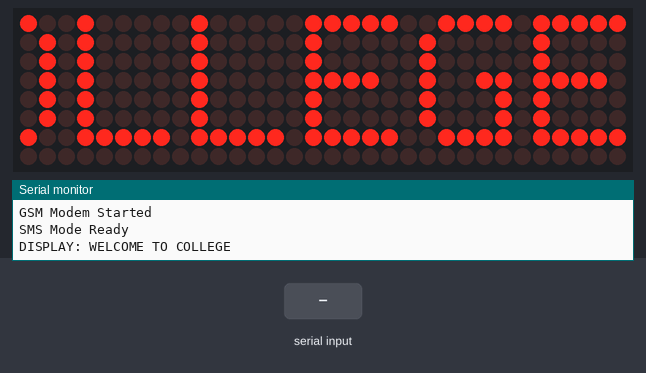
A sketch run on a simulated Arduino Uno, built with avr-gcc and run on an emulated ATmega328P. Shown: 32×8 LED matrix, the last lines printed to the serial monitor. The test bench sets the inputs (shaded band). The local clock reads 2024-03-15 10:24:30 at power-on unless the sketch sets it; the modem accepts every AT command (registered, SIM ready, sends succeed) and sends nothing else.

Above: at 9.7 s.
At 17.9 s:
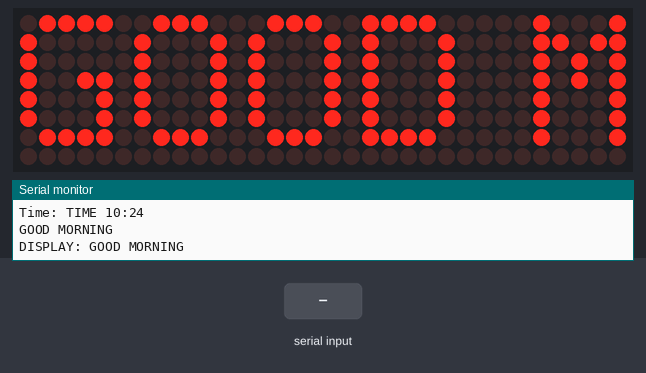
18.0 s: "+CMT:\n" received over Serial
At 23.36 s:
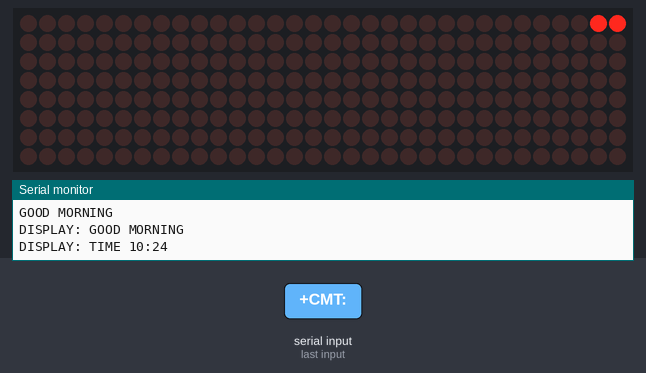
24.9 s: "1\n" received over Serial
At 39.81 s:
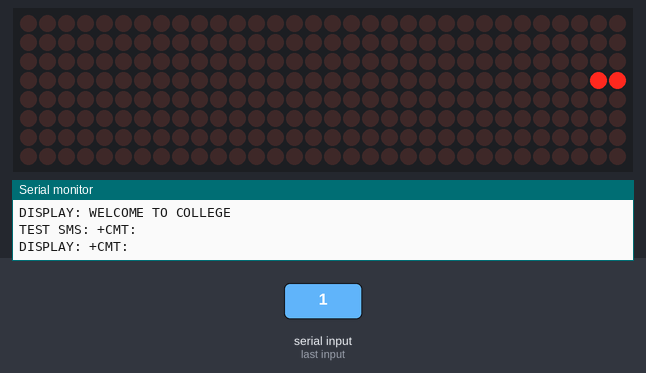

The sketch:

SMS_Smart_Notice_Board.ino
```cpp
#include <Wire.h>
#include <RTClib.h>
#include <SoftwareSerial.h>
#include <MD_Parola.h>
#include <MD_MAX72XX.h>
#include <SPI.h>

// =====================================================
// LED MATRIX - MAX7219
// =====================================================

#define HARDWARE_TYPE MD_MAX72XX::FC16_HW
#define MAX_DEVICES 4

#define DATA_PIN 11
#define CLK_PIN 13
#define CS_PIN 10

MD_Parola display(HARDWARE_TYPE, CS_PIN, MAX_DEVICES);


// =====================================================
// RTC DS1307
// =====================================================

RTC_DS1307 rtc;


// =====================================================
// SIM900 / GSM
//
// Arduino D7 = RX  <- GSM TX
// Arduino D8 = TX  -> GSM RX
// =====================================================

SoftwareSerial gsm(7, 8);


// =====================================================
// SETTINGS
// =====================================================

const unsigned long NORMAL_INTERVAL = 3000;


// =====================================================
// VARIABLES
// =====================================================

unsigned long lastNormalDisplay = 0;
bool rtcOK = false;


// =====================================================
// SETUP
// =====================================================

void setup()
{
  Serial.begin(9600);
  gsm.begin(9600);

  delay(1000);

  Serial.println();
  Serial.println("================================");
  Serial.println(" SMS BASED SMART NOTICE BOARD");
  Serial.println("================================");

  // ---------------------------------------------------
  // LED MATRIX
  // ---------------------------------------------------

  display.begin();
  display.setIntensity(3);
  display.displayClear();

  Serial.println("LED Matrix Ready");


  // ---------------------------------------------------
  // RTC
  // ---------------------------------------------------

  Wire.begin();

  if (rtc.begin())
  {
    rtcOK = true;
    Serial.println("RTC Connected");

    if (!rtc.isrunning())
    {
      Serial.println("RTC was stopped.");
      rtc.adjust(DateTime(F(__DATE__), F(__TIME__)));
    }
  }
  else
  {
    rtcOK = false;
    Serial.println("RTC NOT FOUND!");
  }


  // ---------------------------------------------------
  // GSM
  // ---------------------------------------------------

  Serial.println("Starting GSM Modem...");

  gsm.println("AT");
  delay(500);

  gsm.println("AT+CMGF=1");
  delay(500);

  gsm.println("AT+CNMI=1,2,0,0,0");
  delay(500);

  Serial.println("GSM Modem Started");
  Serial.println("SMS Mode Ready");


  // ---------------------------------------------------
  // STARTUP DISPLAY
  // ---------------------------------------------------

  showMessage("WELCOME TO COLLEGE");

  Serial.println();
  Serial.println("SYSTEM READY");
  Serial.println("----------------------------");
  Serial.println("WOKWI TEST:");
  Serial.println("Type any message in Serial Monitor");
  Serial.println("and press ENTER.");
  Serial.println("----------------------------");

  lastNormalDisplay = millis();
}


// =====================================================
// MAIN LOOP
// =====================================================

void loop()
{
  // ---------------------------------------------------
  // 1. CHECK WOKWI SERIAL INPUT
  // ---------------------------------------------------

  if (Serial.available())
  {
    String message = Serial.readStringUntil('\n');
    message.trim();

    if (message.length() > 0)
    {
      Serial.print("TEST SMS: ");
      Serial.println(message);

      showMessage(message);

      Serial.println("Normal display resumed.");
      lastNormalDisplay = millis();
    }
  }


  // ---------------------------------------------------
  // 2. CHECK REAL GSM
  // ---------------------------------------------------

  if (gsm.available())
  {
    String gsmData = gsm.readString();

    Serial.println();
    Serial.println("GSM DATA:");
    Serial.println(gsmData);

    String message = extractSMS(gsmData);

    if (message.length() > 0)
    {
      Serial.print("SMS RECEIVED: ");
      Serial.println(message);

      showMessage(message);

      Serial.println("Normal display resumed.");
      lastNormalDisplay = millis();
    }
  }


  // ---------------------------------------------------
  // 3. NORMAL DISPLAY
  // ---------------------------------------------------

  if (millis() - lastNormalDisplay >= NORMAL_INTERVAL)
  {
    lastNormalDisplay = millis();

    showNormalDisplay();
  }
}


// =====================================================
// NORMAL DISPLAY
// =====================================================

void showNormalDisplay()
{
  if (!rtcOK)
  {
    showMessage("RTC ERROR");
    return;
  }

  DateTime now = rtc.now();


  // ---------------------------------------------------
  // GREETING
  // ---------------------------------------------------

  String greeting;

  if (now.hour() < 12)
  {
    greeting = "GOOD MORNING";
  }
  else if (now.hour() < 17)
  {
    greeting = "GOOD AFTERNOON";
  }
  else
  {
    greeting = "GOOD EVENING";
  }


  // ---------------------------------------------------
  // TIME
  // ---------------------------------------------------

  char timeText[16];

  sprintf(
    timeText,
    "TIME %02d:%02d",
    now.hour(),
    now.minute()
  );


  // ---------------------------------------------------
  // SERIAL OUTPUT
  // ---------------------------------------------------

  Serial.print("Time: ");
  Serial.println(timeText);

  Serial.println(greeting);


  // ---------------------------------------------------
  // DISPLAY
  // ---------------------------------------------------

  showMessage(greeting);
  showMessage(String(timeText));
  showMessage("WELCOME TO COLLEGE");
}


// =====================================================
// DISPLAY MESSAGE
// =====================================================

void showMessage(String message)
{
  message.trim();

  if (message.length() == 0)
  {
    return;
  }

  Serial.print("DISPLAY: ");
  Serial.println(message);

  display.displayClear();

  display.displayText(
    message.c_str(),
    PA_LEFT,
    70,
    800,
    PA_SCROLL_LEFT,
    PA_SCROLL_LEFT
  );

  while (!display.displayAnimate())
  {
    // Wait for scrolling to finish
  }

  display.displayClear();
}


// =====================================================
// EXTRACT SMS FROM SIM900 DATA
// =====================================================

String extractSMS(String data)
{
  int header = data.indexOf("+CMT:");

  if (header < 0)
  {
    return "";
  }

  // Find end of +CMT header
  int lineEnd = data.indexOf('\n', header);

  if (lineEnd < 0)
  {
    return "";
  }

  // SMS text starts after header
  String message = data.substring(lineEnd + 1);

  message.trim();

  // Remove anything after another line
  int nextLine = message.indexOf('\n');

  if (nextLine >= 0)
  {
    message = message.substring(0, nextLine);
  }

  message.trim();

  return message;
}
```

Measured:
- what the display in image 0 shows lasts 0.8 s, from 9.6 s to 10.4 s
